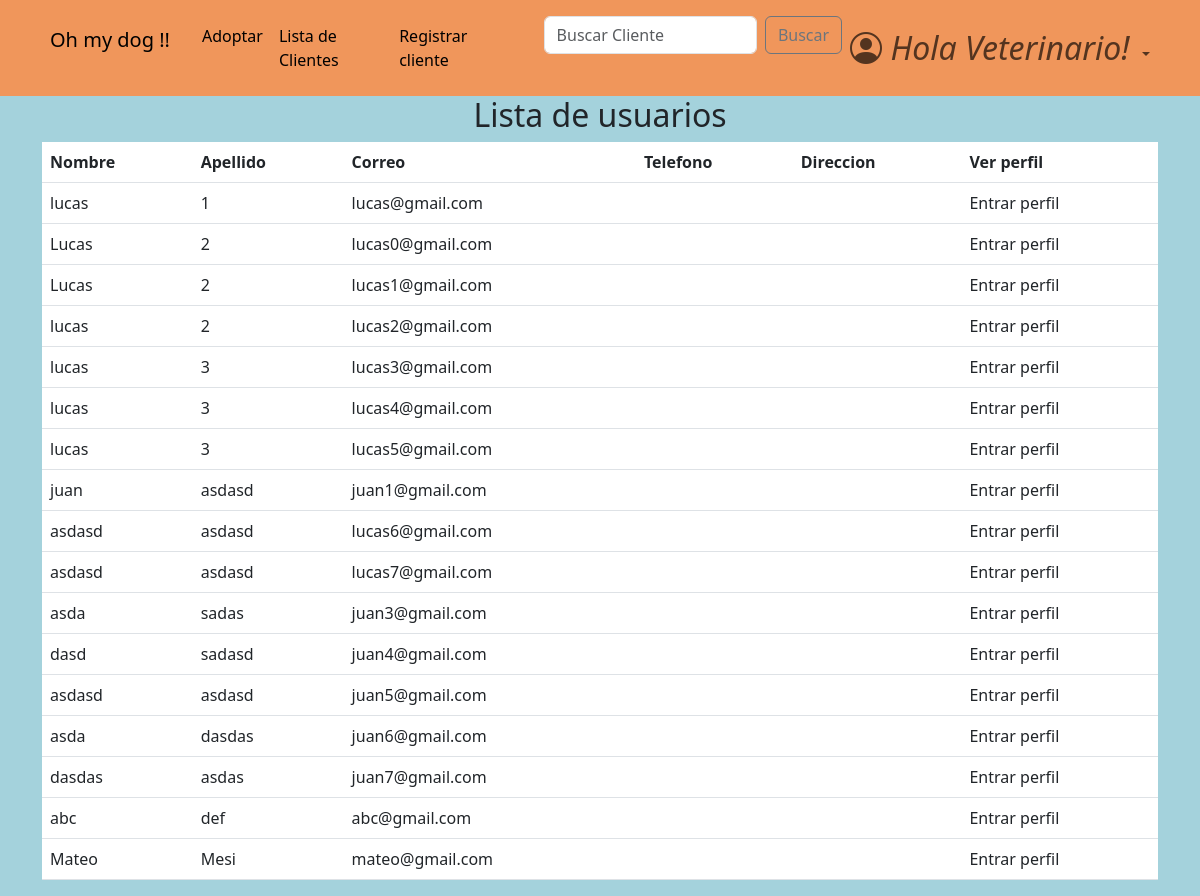
The page /accounts/list_users/ (signed in) on the database as committed earlier.
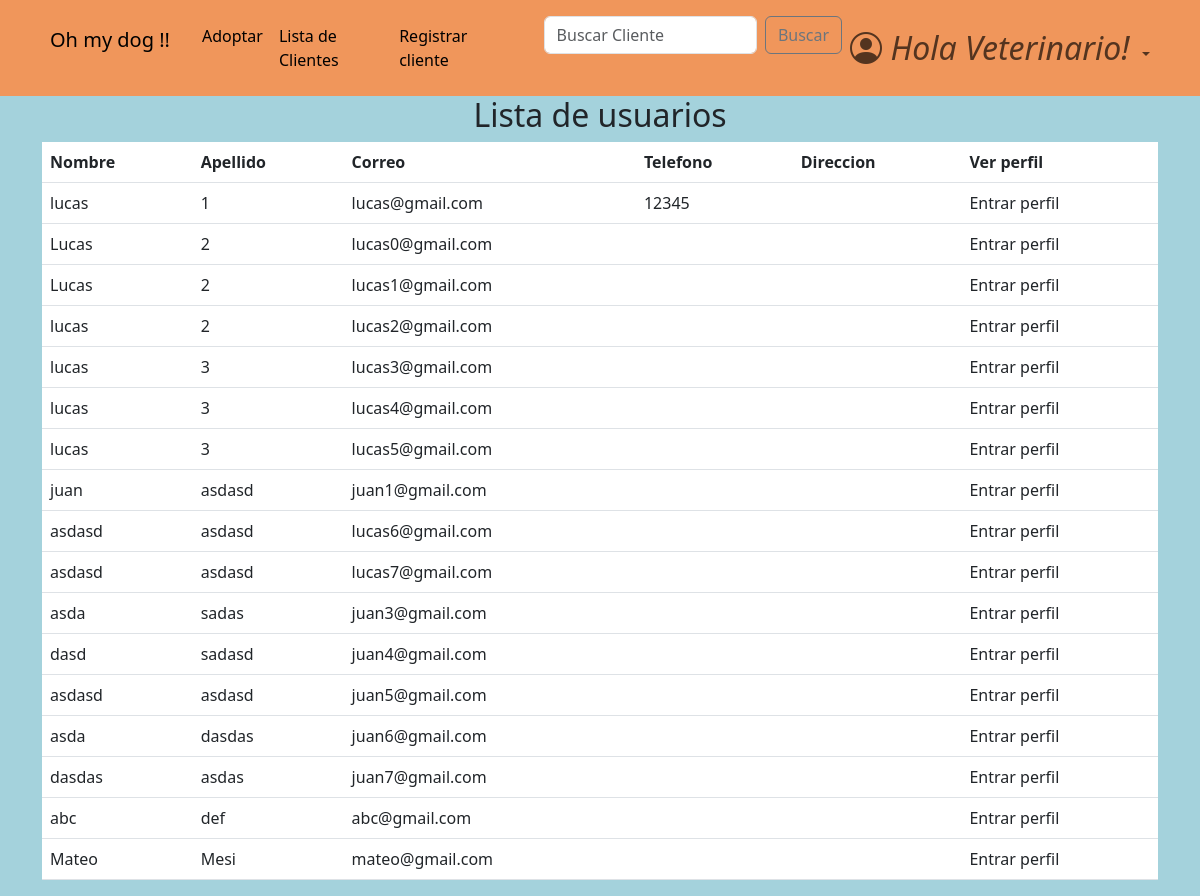
The same page on the database as committed later.
### accounts/models.py (models this page shows, shortened)
class CustomUser(AbstractBaseUser, PermissionsMixin):
    email =                     models.EmailField(verbose_name="email", unique=True)    #.foreignKey ??
    name =                      models.CharField(max_length=25)   #slug es texto corto
    surname =                   models.CharField(max_length=30, blank=True, null=True)
    address =                   models.CharField(max_length=30, blank=True, null=True)
    telephone =                 models.SlugField(max_length=12, blank=True, null=True)
    is_active =                 models.BooleanField(default=True)
    is_staff =                  models.BooleanField(default=False)
    is_admin =                  models.BooleanField(default=False)
    last_login =                models.DateTimeField(verbose_name="last login", default=datetime.datetime.now)
    is_veterinario =            models.BooleanField(default=False)
    USERNAME_FIELD = "email"    #variable por la cual se ingresa, dice username pero seria como 'campo que representa el inicio de sesion'
    REQUIRED_FIELDS = ['name',]    #no permite registros si no tiene estos campos completos
    objects = CustomUserManager()

### accounts/views.py (the view)
# urls.py: path('list_users/', views.list_users, name='list_users'),
def list_users(request):
    if not request.user.is_authenticated:
        return redirect('login')
    if not request.user.is_veterinario:
        return redirect('home')
    users = CustomUser.objects.filter(is_veterinario=False, is_admin=False)
    return render(request, 'list_users.html', {'users': users})

### accounts/templates/list_users.html
{% extends 'home.html' %}
{% block content %}
<main>
    <div class="container">
        <div class="row">
            <div class="col-md-12">
                <h2 class="text-center">Lista de usuarios</h2>
                <table class="table table-hover">
                    <thead>
                        <tr>
                            <th>Nombre</th>
                            <th>Apellido</th>
                            <th>Correo</th>
                            <th>Telefono</th>
                            <th>Direccion</th>
                            <th>Ver perfil</th>
                        </tr>
                    </thead>
                    <tbody>
                        {% for user in users %}
                            <tr>
                                <td>{{ user.name }}</td>
                                <td>{{ user.surname }}</td>
                                <td>{{ user.email }}</td>
                                <td>{{ user.telephone }}</td>
                                <td>{{ user.address}}</td>
                                <td>
                                            <a class="dropdown-item" href="{% url 'profile' user.id %}">Entrar perfil</a>
                                </td>
                            </tr>
                        {% endfor %}
                    </tbody>
                </table>
            </div>
        </div>
    </div>
</main>
{% endblock content %}

Rows that differ between the two databases and show on the page:
changed CustomUser "lucas@gmail.com": telephone (not shown) → "12345"
